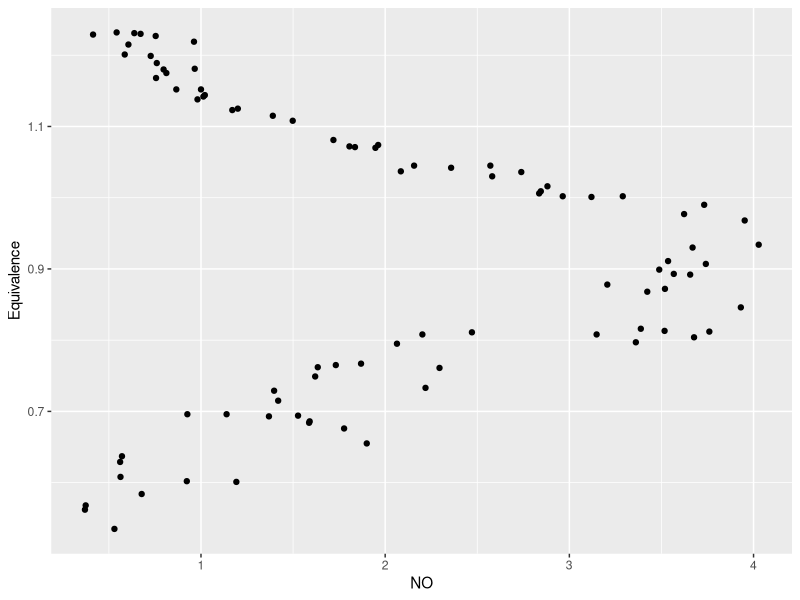
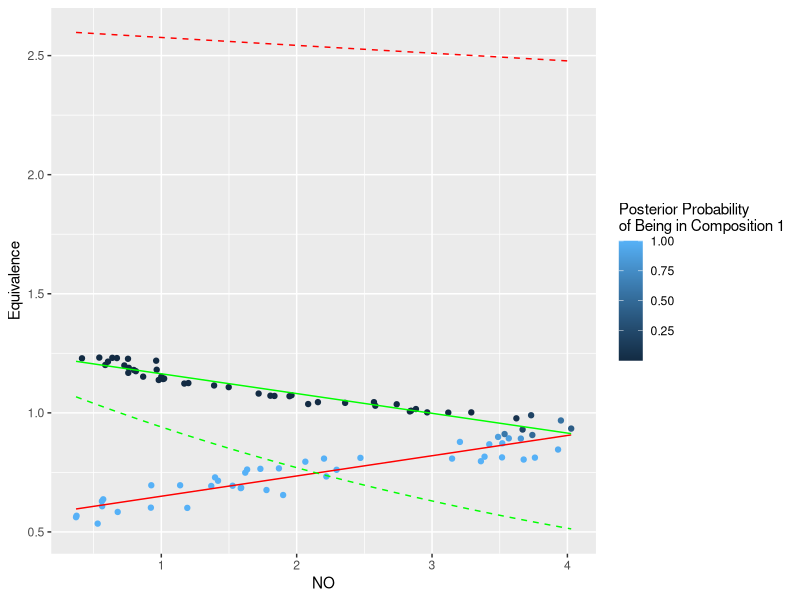

The R source for these figures, in order:
# ----------------------------------------------------
# David Phillips
#
# 4/16/2018
# Example of using mixtools to do a mixture regression
# ----------------------------------------------------


# --------------------
# Set up R
rm(list=ls())
library(mixtools)
library(data.table)
library(stringr)
library(ggplot2)
set.seed(1)
# --------------------


# ----------------------------------------------
# Load/prep data

# load
data(NOdata)

# show that it's clearly a mixture model
ggplot(NOdata, aes(y=Equivalence, x=NO)) + 
	geom_point()
# ----------------------------------------------

# ------------------------------------------------------------------------------------
# Run analysis

# regress using EM algorithm
em.out <- regmixEM(NOdata$Equivalence, NOdata$NO)

# display coefficients
summary(em.out)

# get fitted values for both 'compositions'
emfit = em.out$x %*% em.out$beta
colnames(emfit) = c('comp.1_em','comp.2_em')
NOdata = cbind(NOdata, emfit)

# regress using MH algorithm
mh.out <- regmixMH(NOdata$Equivalence, NOdata$NO)

# display coefficients
summary(mh.out)

# wrangle posteriors into correctly-shaped matrix to get mean values for predictions 
# (is there a better way?)
mh.out$beta = data.table(mh.out$theta[,1:4])[, lapply(.SD, mean)]
mh.out$beta = melt(mh.out$beta, value.name='comp')
mh.out$beta[, c('variable', 'compnum'):=tstrsplit(variable, '.', fixed=TRUE)]
mh.out$beta = as.matrix(dcast(mh.out$beta, variable~compnum, value.var='comp')[,2:3])
colnames(mh.out$beta) = c('comp.1_mh','comp.2_mh')

# get fitted values for both 'compositions' 
# (the MH fitted values are way off? must be some error on my side...)
mhfit = exp(mh.out$x %*% mh.out$beta)
NOdata = cbind(NOdata, mhfit)
# ------------------------------------------------------------------------------------


# ------------------------------------------------------------------------
# Graph

# display graph
ggplot(NOdata, aes(y=Equivalence, x=NO, color=em.out$posterior[,1])) + 
	geom_point() + 
	geom_line(aes(y=comp.1_em), color='red') + 
	geom_line(aes(y=comp.2_em), color='green') + 
	geom_line(aes(y=comp.1_mh), color='red', lty='dashed') + 
	geom_line(aes(y=comp.2_mh), color='green', lty='dashed') + 
	labs(color='Posterior Probability\nof Being in Composition 1')
# ------------------------------------------------------------------------
